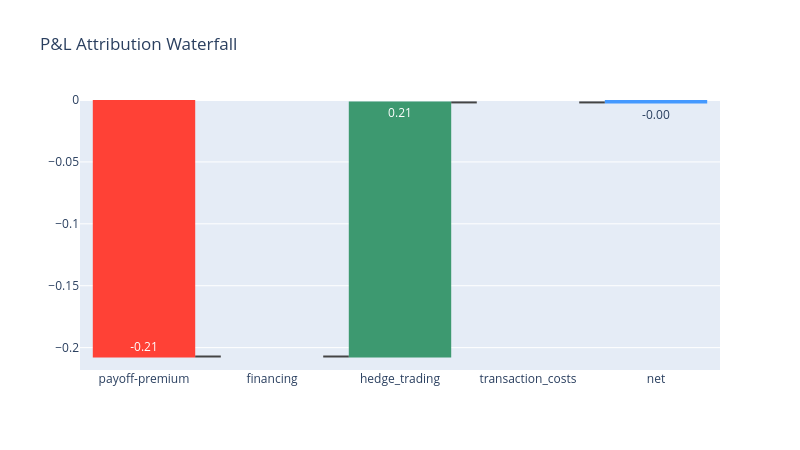

Notebook code for this chart:
### Markdown cell above
## P&L Attribution Waterfall
Decompose average P&L into components; shows where gains/losses originate.

### Code cell
comp = {
    'payoff-premium': np.mean(res_mc['payoff_component']),
    'financing': np.mean(res_mc['financing_component']),
    'hedge_trading': np.mean(res_mc['hedge_trading_component']),
    'transaction_costs': np.mean(res_mc['transaction_cost_component']),
}
comp['net'] = sum(comp.values())

fig6 = go.Figure(go.Waterfall(
    name='P&L Attribution',
    orientation='v',
    measure=['relative', 'relative', 'relative', 'relative', 'total'],
    x=['payoff-premium', 'financing', 'hedge_trading', 'transaction_costs', 'net'],
    text=[f"{v:.2f}" for v in [comp['payoff-premium'], comp['financing'], comp['hedge_trading'], comp['transaction_costs'], comp['net']]],
    y=[comp['payoff-premium'], comp['financing'], comp['hedge_trading'], comp['transaction_costs'], comp['net']],
))
fig6.update_layout(title='P&L Attribution Waterfall', width=800, height=450)
fig6.show()

### Figure 1 — Plotly figure (JSON) as saved in the notebook; plotly's stock layout.template omitted (floating-point values rounded to 4 significant figures)
{"data": [{"measure": ["relative", "relative", "relative", "relative", "total"], "name": "P&L Attribution", "orientation": "v", "text": ["-0.21", "0.00", "0.21", "0.00", "-0.00"], "type": "waterfall", "x": ["payoff-premium", "financing", "hedge_trading", "transaction_costs", "net"], "y": [-0.2072, 0, 0.2052, 0, -0.001959]}], "layout": {"height": 450, "title": {"text": "P&L Attribution Waterfall"}, "width": 800}}
